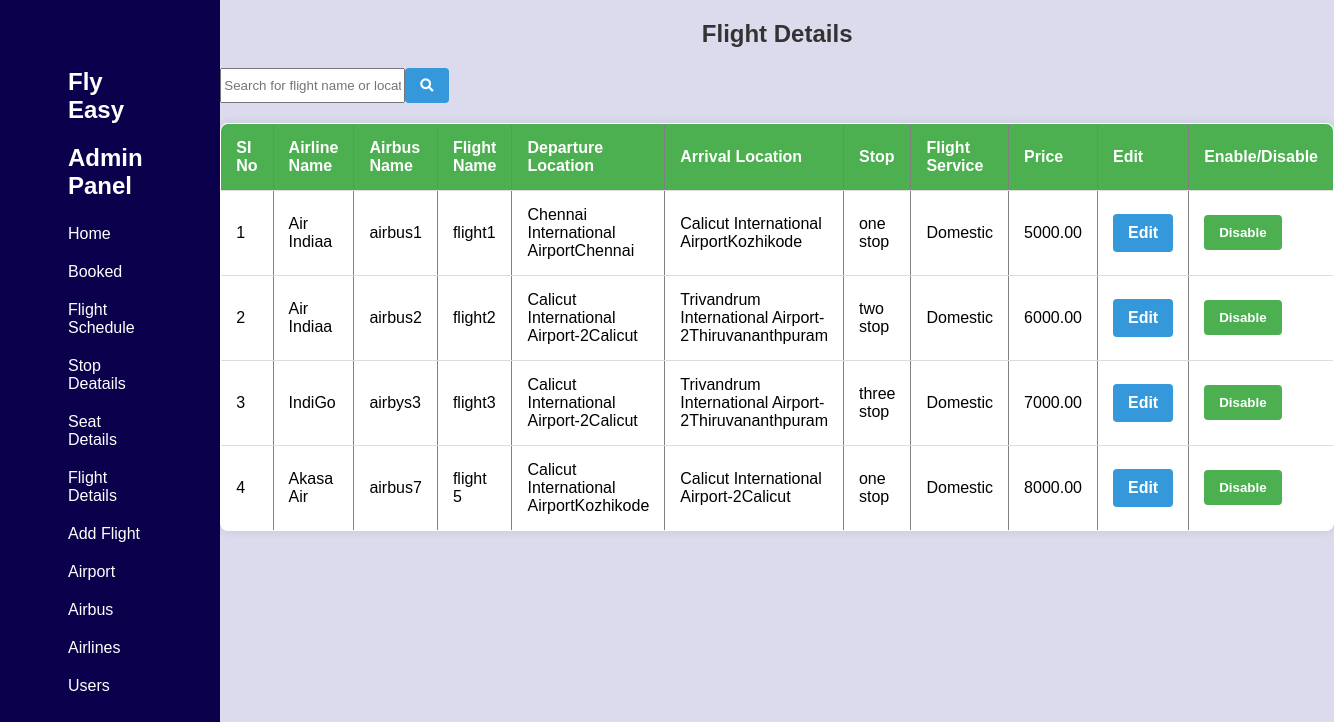
The app's page /admin/flights.php with its own data.
### tables this page shows
CREATE TABLE `flight` (
  `flight_id` int(11) NOT NULL,
  `flight_name` varchar(255) DEFAULT NULL,
  `f_airline_name` varchar(255) DEFAULT NULL,
  `f_airbus_name` varchar(255) DEFAULT NULL,
  `f_departure` varchar(255) DEFAULT NULL,
  `f_arrival` varchar(255) DEFAULT NULL,
  `airline_id` int(11) DEFAULT NULL,
  `airport_id` int(11) DEFAULT NULL,
  `airbus_id` int(11) DEFAULT NULL,
  `stop` varchar(255) DEFAULT NULL,
  `flight_service` varchar(255) DEFAULT NULL,
  `price` decimal(10,2) DEFAULT NULL,
  `status` int(11) NOT NULL
);

CREATE TABLE `airline` (
  `airline_id` int(11) NOT NULL,
  `airline_name` varchar(255) NOT NULL,
  `airline_type` varchar(255) NOT NULL,
  `logo` varchar(500) NOT NULL,
  `status` int(11) NOT NULL
);

CREATE TABLE `airbus` (
  `airbus_id` int(11) NOT NULL,
  `airline_id` int(11) DEFAULT NULL,
  `airbus_name` varchar(255) DEFAULT NULL,
  `passenger_capacity` int(11) DEFAULT NULL,
  `status` int(11) NOT NULL
);

CREATE TABLE `airport` (
  `airport_id` int(11) NOT NULL,
  `airport_name` varchar(255) NOT NULL,
  `airport_location` varchar(255) NOT NULL,
  `terminal` varchar(255) DEFAULT NULL,
  `active` tinyint(1) DEFAULT 1,
  `status` tinyint(1) NOT NULL DEFAULT 1
);

### admin/flights.php (the view, shortened to what this page needs)
<?php
include("includes/base.php");
include "../config/dbcon.php";
?>
<html>
<link rel="stylesheet" href="https://cdnjs.cloudflare.com/ajax/libs/font-awesome/5.15.4/css/all.min.css">
    <head>
    </head>
    <body class="bodyy">
<?php
$select_query = "SELECT
    flight.flight_id,
    flight.flight_name,
    airline.airline_name AS f_airline_name,
    airbus.airbus_name AS f_airbus_name,
    departure_airport.airport_name AS departure_airport_name,
    departure_airport.airport_location AS departure_airport_location,
    destination_airport.airport_name AS destination_airport_name,
    destination_airport.airport_location AS destination_airport_location,
    flight.stop,
    flight.flight_service,
    flight.price,
    flight.status
FROM
    flight
JOIN
    airline ON flight.airline_id = airline.airline_id
JOIN
    airbus ON flight.airbus_id = airbus.airbus_id
JOIN
    airport AS departure_airport ON flight.f_departure = departure_airport.airport_id
JOIN
    airport AS destination_airport ON flight.f_arrival = destination_airport.airport_id
WHERE
    airline.status = 1 AND
    airbus.status = 0 AND
    departure_airport.status = 1 AND
    destination_airport.status = 1";
$result = mysqli_query($con, $select_query);
$serial_no = 1;
if ($result) {
    if (mysqli_num_rows($result) > 0) {
        ?>
        <h2>Flight Details</h2>
        <div style="display: flex;">
        <input type="text" id="searchInput" onkeyup="searchTable()" placeholder="Search for flight name or location...">
        <button id="searchButton" onclick="searchTable()">
            <i class="fas fa-search"></i>
        </button>
         </div>
        <table border="1">
            <tr>
                <th>SI No</th>
                <th>Airline Name</th>
                <th>Airbus Name</th>
                <th>Flight Name</th>
                <th>Departure Location</th>
                <th>Arrival Location</th>
                <th>Stop</th>
                <th>Flight Service</th>
                <th>Price</th>
                <th>Edit</th>
                <th>Enable/Disable</th>
            </tr>
            <?php while ($row = mysqli_fetch_array($result)) { ?>
                <tr>
                    <td><?php echo $serial_no; ?></td>
                    <td><?php echo $row['f_airline_name']; ?></td>
                    <td><?php echo $row['f_airbus_name']; ?></td>
                    <td><?php echo $row['flight_name']; ?></td>
                    <td><?php echo $row['departure_airport_name'].$row['departure_airport_location']; ?></td>
    <td><?php echo $row['destination_airport_name'].$row['destination_airport_location']; ?></td>
                    <td><?php echo $row['stop']; ?></td>
                    <td><?php echo $row['flight_service']; ?></td>
                    <td><?php echo $row['price']; ?></td>
                    <td><a href="flight_edit.php?flight_id=<?php echo $row['flight_id']; ?>"class="edit-link">Edit</a></td>
                    <td>
                    <form method='post'>
                            <button type='submit' name='enable_disable' value='<?php echo $row['flight_id']; ?>'
                                class="<?php echo ($row['status'] == 1 ? 'enable-btn' : 'disable-btn'); ?>">
                                <?php echo ($row['status'] == 1 ? 'Disable' : 'Enable'); ?>
                            </button>
                        </form>
                    </td>
                </tr>
                <?php $serial_no++;  ?>
            <?php } ?>
        </table>
        <?php
    } else {
        echo "No records found.";
    }
} else {
    echo "Error executing the query: " . mysqli_error($con);
}
?>
</body>
</html>

### admin/includes/base.php (style rules this page uses)
body, h1, ul, li, a { margin: 0; padding: 0; list-style: none; text-decoration: none; }
body { font-family: Arial, sans-serif; margin: 0; padding: 0; }

### admin/flights.php (style rules this page uses)
.bodyy { font-family: 'Arial', sans-serif; background-color: #f2f2f2; margin: 0; padding: 0; display: flex; align-items: center; justify-content: center; min-height: 100vh; }
h2 { text-align: center; color: #333; }
table { border-collapse: collapse; width: 80%; margin: 20px auto; background-color: #fff; box-shadow: 0 0 10px rgba(0, 0, 0, 0.1); border-radius: 8px; overflow: hidden; }
th, td { padding: 15px; text-align: left; border-bottom: 1px solid #ddd; }
th { background-color: #4CAF50; color: white; position: sticky; top: 0; z-index: 2; }
.edit-link, button { text-decoration: none; color: #3498db; font-weight: bold; background-color: #3498db; color: white; border: none; padding: 10px 15px; cursor: pointer; border-radius: 4px; display: inline-block; transition: background-color 0.3s; }
.enable-btn { background-color: #4CAF50 !important; color: white !important; }

### records on screen
flight: airline.airline_name "Air Indiaa", airbus.airbus_name "airbus1", flight_name "flight1", airport.airport_name "Chennai International Airport", airport.airport_location "Chennai", airport.airport_name "Calicut International Airport", airport.airport_location "Kozhikode", stop "one stop", flight_service "Domestic", price "5000.00", $row['flight_id'] 19 (drawn), status "Disable"
flight: airline.airline_name "Air Indiaa", airbus.airbus_name "airbus2", flight_name "flight2", airport.airport_name "Calicut International Airport-2", airport.airport_location "Calicut", airport.airport_name "Trivandrum International Airport-2", airport.airport_location "Thiruvananthpuram", stop "two stop", flight_service "Domestic", price "6000.00", $row['flight_id'] 20 (drawn), status "Disable"
flight: airline.airline_name "IndiGo", airbus.airbus_name "airbys3", flight_name "flight3", airport.airport_name "Calicut International Airport-2", airport.airport_location "Calicut", airport.airport_name "Trivandrum International Airport-2", airport.airport_location "Thiruvananthpuram", stop "three stop", flight_service "Domestic", price "7000.00", $row['flight_id'] 21 (drawn), status "Disable"
flight: airline.airline_name "Akasa Air", airbus.airbus_name "airbus7", flight_name "flight 5", airport.airport_name "Calicut International Airport", airport.airport_location "Kozhikode", airport.airport_name "Calicut International Airport-2", airport.airport_location "Calicut", stop "one stop", flight_service "Domestic", price "8000.00", $row['flight_id'] 22 (drawn), status "Disable"
